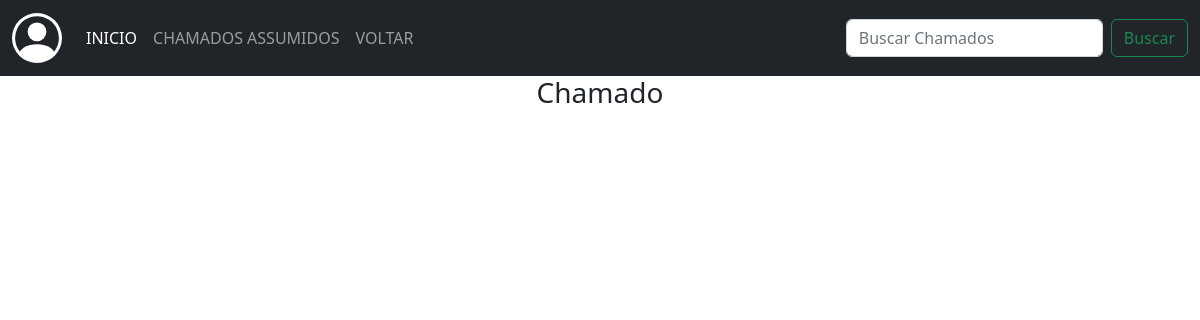
The page /1/visualizar_chamados on the database as committed earlier.
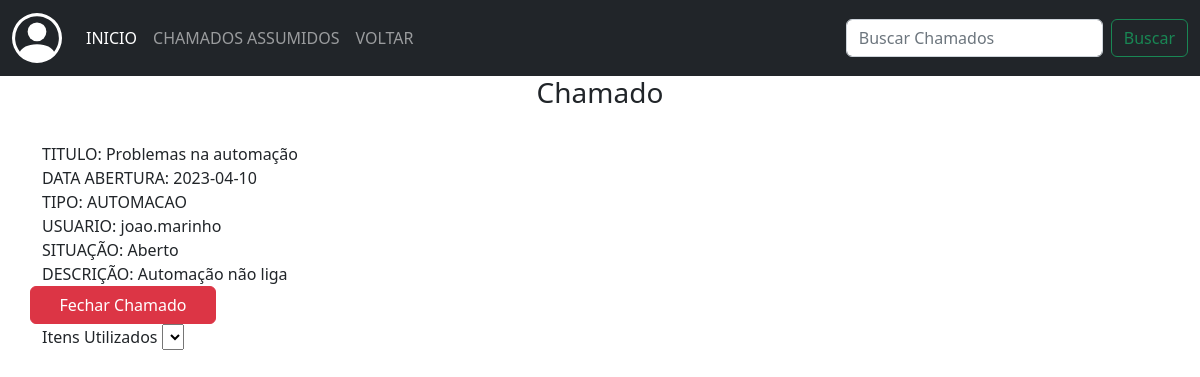
The same page on the database as committed later.
### app/models/tab_chamados.py (models this page shows)
class Chamados(db.Model):
    __tablename__ = 'tab_chamados'
    id = db.Column(db.Integer, primary_key=True)
    data_add = db.Column(db.String(50), nullable=False)
    data_fim = db.Column(db.String(50), nullable=False)
    titulo = db.Column(db.String(100), nullable=False)
    descricao = db.Column(db.String(255), nullable=False)
    tipo_ch = db.Column(db.String(100), nullable=False)
    situacao = db.Column(db.String(50), nullable=False)
    ass_por = db.Column(db.String(100))
    telefone = db.Column(db.String(50))
    setor = db.Column(db.String(100))
    tab_usuarios_id = db.Column(db.Integer, db.ForeignKey('tab_usuarios.id'))

### app/routes/routes.py (the view)
@login_required
@app.route("/<int:id>/visualizar_chamados", methods=['GET', 'POST'])
def visualizar_chamados(id):
    items = Estoque.query.all()
    chamado = Chamados.query.filter_by(id=id).all()
    chamado_id = Chamados.query.filter_by(id=id).first()
    if request.method=='POST':
        ass_por = current_user.username
        chamado_id.query.filter_by(id=id).update({"ass_por": ass_por})
        db.session.commit()
        return redirect(url_for("chamados_suporte"))
    return render_template("routes/visualizar_chamados.html", chamado=chamado, items= items)

### app/templates/routes/visualizar_chamados.html (shortened to what this page needs)
{% extends 'base.html' %}
{% block conteudo %}
<nav class="navbar navbar-expand-lg navbar-dark bg-dark">
    <div class="container-fluid">
      <a class="navbar-brand" href="#"></a>
      <div class="collapse navbar-collapse" id="navbarSupportedContent">
        <ul class="navbar-nav me-auto mb-2 mb-lg-0">
          <li class="nav-item">
            <a class="nav-link active" aria-current="page" href="#">INICIO</a>
          </li>
          <li class="nav-item">
            <a class="nav-link" href="{{url_for('chamados_assumidos')}}">CHAMADOS ASSUMIDOS</a>
          </li>
          {% if current_user.permission == 'A' %}
            <li class="nav-item">
              <a class="nav-link" href="{{url_for('chamados_suporte_admin')}}">VOLTAR</a>
            </li>
          {% else %}
            <li class="nav-item">
              <a class="nav-link" href="{{url_for('chamados_suporte')}}">VOLTAR</a>
            </li>
          {% endif %}
        </ul>
        <form class="d-flex" role="search" action="" method="post">
          <input class="form-control me-2" type="search" placeholder="Buscar Chamados" aria-label="Search">
          <button class="btn btn-outline-success" type="submit">Buscar</button>
        </form>
      </div>
    </div>
</nav>
<div>
    <div class="container">
      <div class="panel-heading">
          <h3 class="panel-title" align="center">Chamado</h3>
      </div><br>
      {%for i in chamado %}
        <form action="{{url_for('visualizar_chamados', id=i.id)}}" method="post">
      {% endfor %}
        <div class="view_chamado">
          {% for c in chamado%}
          <label>TITULO: {{c.titulo}}</label><br>
          <label>DATA ABERTURA: {{c.data_add}}</label><br>
          <label>TIPO: {{c.tipo_ch}}</label><br>
          <label>USUARIO: {{c.tab_usuarios_id}}</label><br>
          <label>SITUAÇÃO: {{c.situacao}}</label><br>
          <label>DESCRIÇÃO: {{c.descricao}}</label><br>
          {%  endfor %}
        </div>
        <div>
          {% for ch in chamado%}
          {% if ch.ass_por != Null %}
            <button class="btn btn-danger row col-2">Fechar Chamado</button>
          {% endif %}
        {% endfor %}
        </div>
      </form>
      <form action="" method="post">
        {% for ch in chamado%}
          {% if ch.ass_por != Null %}
          <label>Itens Utilizados</label>
            <select name="select_item_utilizado">
            </select>
          {%endif%}
        {% endfor %}
      </form>
</div>
{% endblock conteudo %}

Rows that differ between the two databases and show on the page:
added Chamados: titulo "Problemas na automação", data_add "2023-04-10", tipo_ch "AUTOMACAO", tab_usuarios_id "joao.marinho", situacao "Aberto", descricao "Automação não liga", ass_por "Fechar Chamado"
